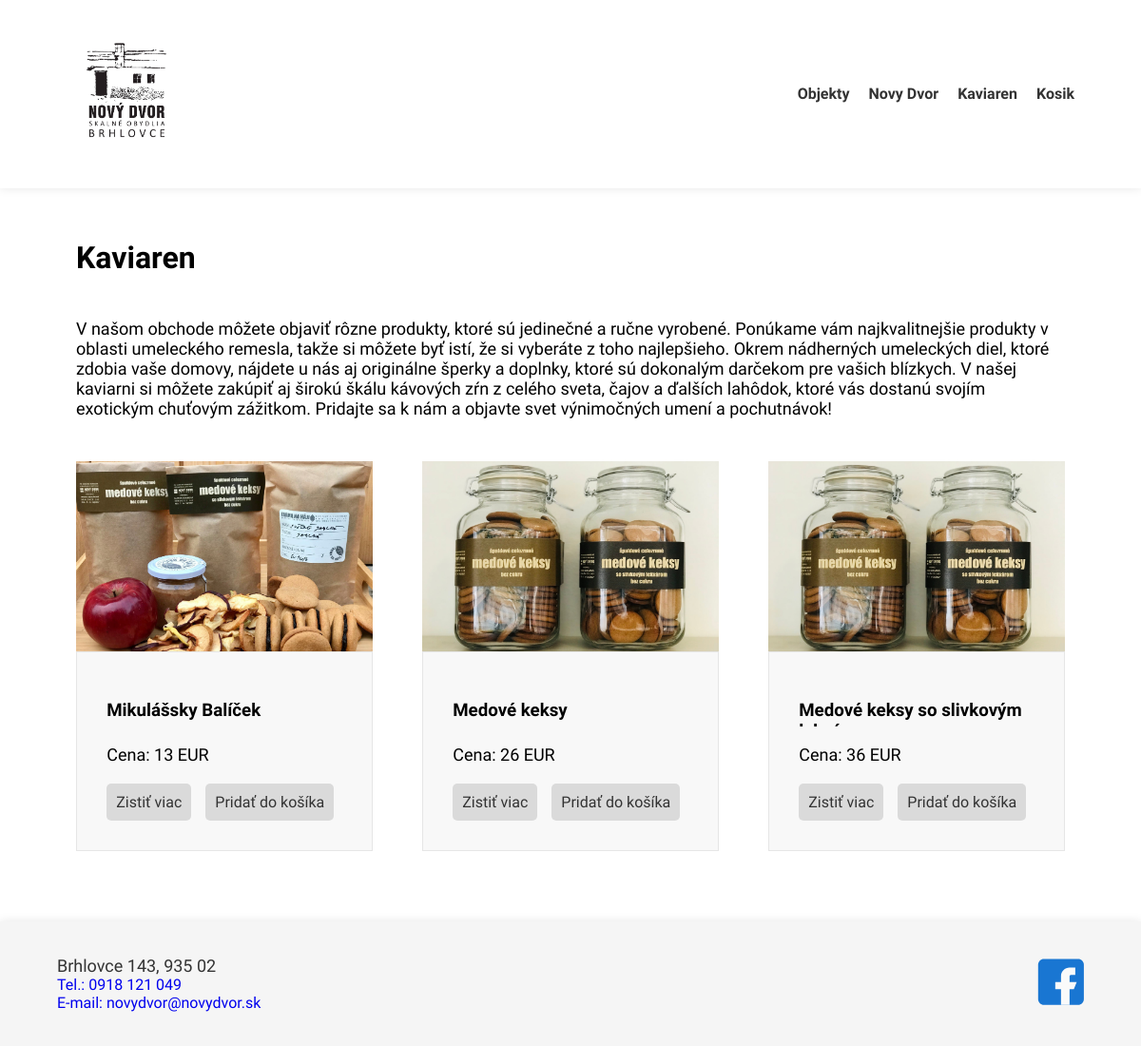
Page /shop on the committed database.
### flask_app/core/models/item.py (models this page shows, shortened)
class Items(db.Model):
    __tablename__ = 'items'
    id = db.Column(db.Integer, primary_key=True)
    title = db.Column(db.String(50), nullable=False)
    price = db.Column(db.String(5), nullable=False)
    amount = db.Column(db.Integer, nullable=True)
    isActive = db.Column(db.Boolean, nullable=True)
    about = db.Column(db.Text, nullable=False)
    src = db.Column(db.Text, nullable=False)

### flask_app/core/routes/shop.py (the view)
@shop.route('/shop', methods=['GET', 'POST'])
def shop_view():
    template = f'{template_path}/shop.html'
    res = db.session.query(Items).filter(Items.amount != 0).all()
    shop_view_func(request)
    return render_template(template, res=res)

### flask_app/core/func.py (called while the page is built)
def shop_view_func(request) -> None:
    if request.method == 'GET':
        if 'card' not in session:
            session['id'] = random.randint(1, 10000)
            session['card'] = dict()
    else:
        add_in_cart_func(request.form['id'])
    session.modified = True

### flask_app/templates/shop/shop.html (shortened to what this page needs)
{% extends "base.html" %}
{% block content %}
<div id="shop">
  <h1>Kaviaren</h1>
  <p id="heading">
    V našom obchode môžete objaviť rôzne produkty, ktoré sú jedinečné
    a ručne vyrobené. Ponúkame vám najkvalitnejšie produkty v oblasti
    umeleckého remesla, takže si môžete byť istí, že si vyberáte z toho
    najlepšieho. Okrem nádherných umeleckých diel, ktoré zdobia vaše
    domovy, nájdete u nás aj originálne šperky a doplnky, ktoré sú dokonalým
    darčekom pre vašich blízkych. V našej kaviarni si môžete zakúpiť aj
    širokú škálu kávových zŕn z celého sveta, čajov a ďalších lahôdok, ktoré
    vás dostanú svojím exotickým chuťovým zážitkom. Pridajte sa k nám a
    objavte svet výnimočných umení a pochutnávok!
  </p>
  <div class="products">
    {% for item in res %}
    <div class="product-card">
      <img src="../static/img/shop/{{ item.src }}" class="product-img" alt="{{ item.src }}">
      <div class="product-card-main">
        <h3>{{ item.title }}</h3>
        <p>Cena: {{ item.price }} EUR</p>
        <div class="product-buttons">
          <a href="/shop/item/{{ item.id }}">
            <button class="shop_button">Zistiť viac</button>
          </a>
          <form method="post">
            <button type="submit" class="shop_button">Pridať do košíka</button>
          </form>
        </div>
      </div>
    </div>
    {% endfor %}
  </div>
</div>
{% endblock %}

### flask_app/static/css/style.css (style rules this page uses)
body { font-family: 'Oswald', sans-serif; margin: 0; }
a { text-decoration: none; }
#content > * { flex: 1; }

### flask_app/static/css/main.css (style rules this page uses)
p { font-size: 18px; }
#shop { margin: 2% 5%; padding: 20px; }
#shop h1 { margin: 1% 0; }
#heading { margin: 45px 0; }
.products { display: flex; flex-wrap: wrap; justify-content: space-between; }
.product-card { display: flex; flex-direction: column; margin-bottom: 30px; width: 30%; }
.product-card .product-img { height: 200px; object-fit: cover; width: 100%; }
.product-card-main { background-color: #f8f8f8; border: 1px solid #e6e6e6; display: flex; flex-direction: column; padding: 10%; }
.product-card-main h3 { height: 28px; overflow: hidden; }
.product-card-main p { margin: 0; }
.product-buttons { display: flex; justify-content: flex-start; align-items: center; margin-top: 20px; }
.product-buttons a button { margin-right: 15px; }
.shop_button { font-family: 'Oswald', sans-serif; padding: 10px; border: none; border-radius: 5px; background-color: #33333326; color: #333; font-size: 16px; cursor: pointer; transition: background-color 0.3s ease; }

### rows in the picture
Items: src (picture), title "Mikulášsky Balíček", price "13"
Items: src (picture), title "Medové keksy", price "26"
Items: src (picture), title "Medové keksy so slivkovým…", price "36"
